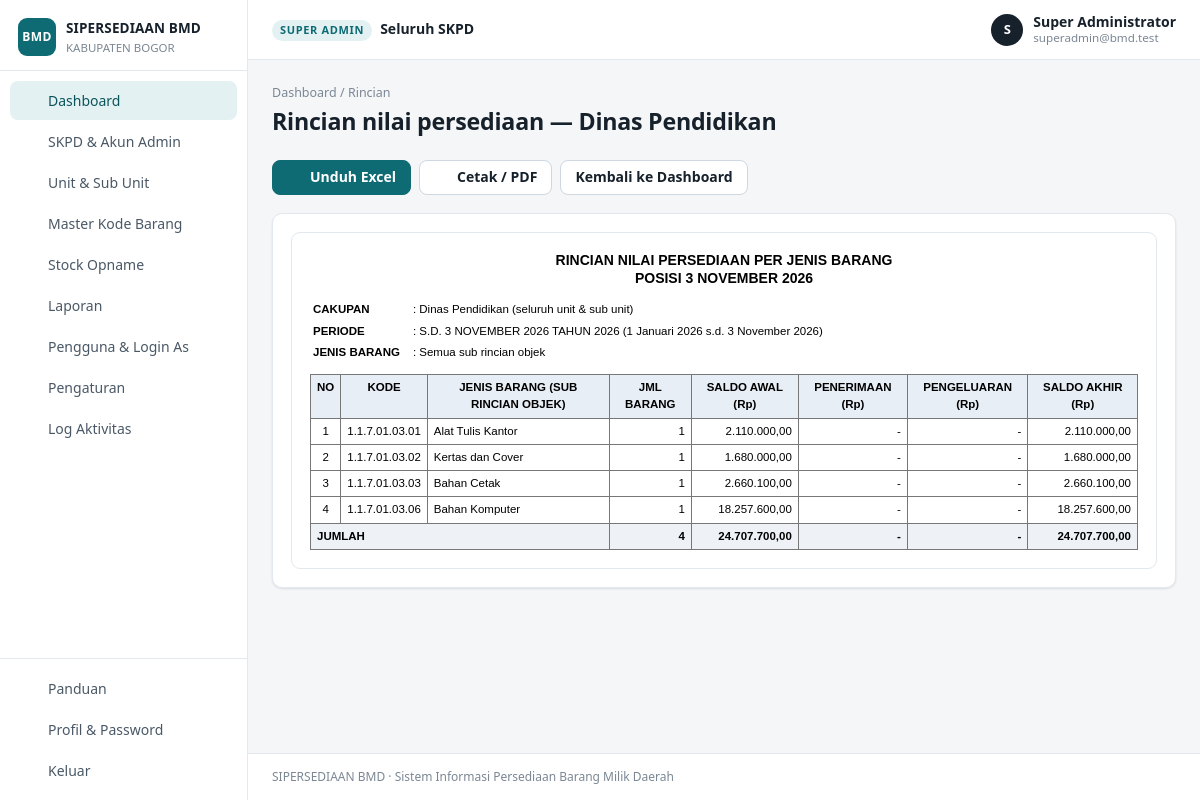
The app's page /index.php?page=rincian&tahun=2026&periode=ytd&skpd=1&tipe=nilai&ent=0 (signed in), older data.
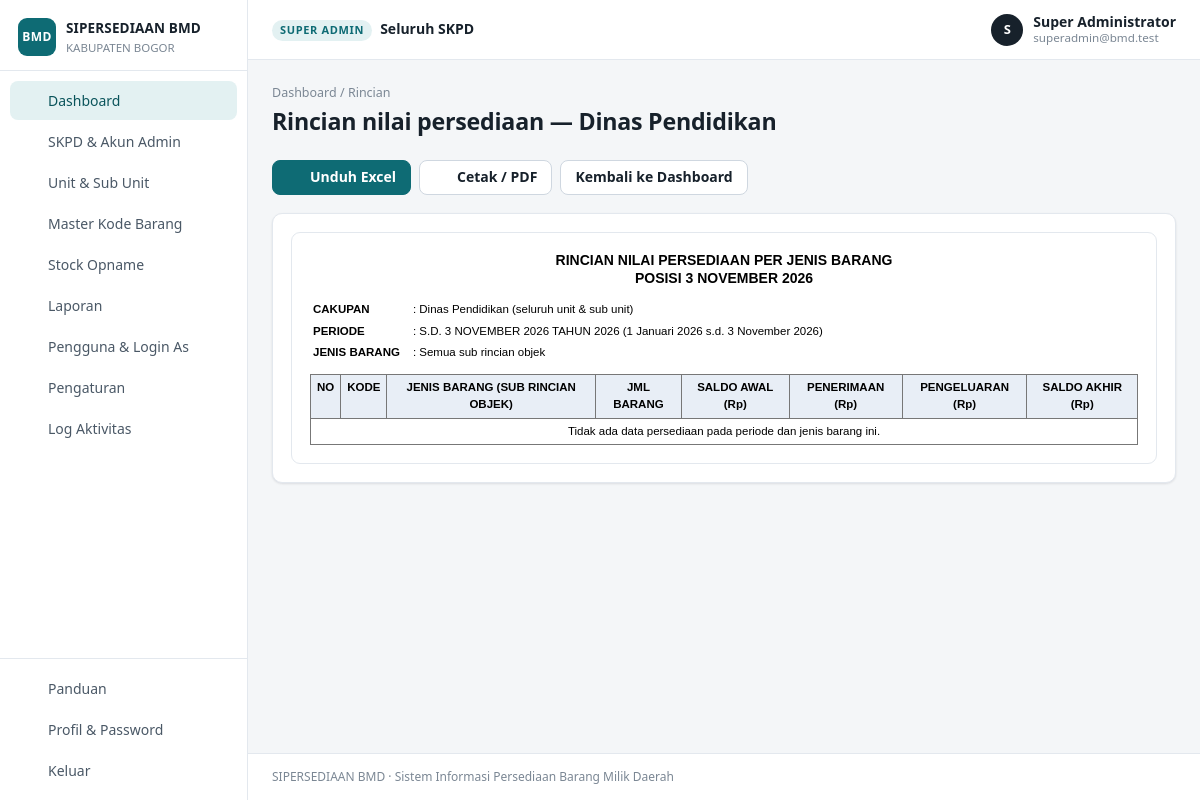
The same page, newer data.
### tables this page shows
CREATE TABLE barang (
  id              INT UNSIGNED NOT NULL AUTO_INCREMENT PRIMARY KEY,
  unit_id         INT UNSIGNED NOT NULL,
  kode_barang_id  INT UNSIGNED NOT NULL,
  nama_barang     VARCHAR(255) NOT NULL,
  satuan          VARCHAR(50)  NOT NULL,
  stok            DECIMAL(15,2) NOT NULL DEFAULT 0,
  nilai           DECIMAL(20,2) NOT NULL DEFAULT 0,
  created_at      DATETIME NOT NULL DEFAULT CURRENT_TIMESTAMP,
  updated_at      DATETIME NULL ON UPDATE CURRENT_TIMESTAMP,
  KEY idx_unit_kode (unit_id, kode_barang_id),
  KEY idx_nama (nama_barang(100)),
  CONSTRAINT fk_barang_unit FOREIGN KEY (unit_id)        REFERENCES unit_kerja(id)  ON DELETE RESTRICT,
  CONSTRAINT fk_barang_kode FOREIGN KEY (kode_barang_id) REFERENCES kode_barang(id) ON DELETE RESTRICT
);

CREATE TABLE kode_barang (
  id         INT UNSIGNED NOT NULL AUTO_INCREMENT PRIMARY KEY,
  parent_id  INT UNSIGNED NULL,
  level      TINYINT UNSIGNED NOT NULL,
  kode       VARCHAR(30)  NOT NULL,
  uraian     VARCHAR(255) NOT NULL,
  is_active  TINYINT(1)   NOT NULL DEFAULT 1,
  UNIQUE KEY uk_kode (kode),
  KEY idx_parent (parent_id),
  KEY idx_level (level),
  CONSTRAINT fk_kode_parent FOREIGN KEY (parent_id) REFERENCES kode_barang(id)
    ON UPDATE CASCADE ON DELETE RESTRICT
);

### core/report_render.php (the view, shortened to what the changed rows need)
<?php
function rc_norm($c)
{
    if (!is_array($c)) $c = ['v' => $c];
    return array_merge(['v' => '', 't' => 's', 'cs' => 1, 'rs' => 1], $c);
}
function report_html(array $m)
{
    $h = '<div class="report">';
    foreach ($m['titles'] as $t) $h .= '<div class="r-title">' . e($t) . '</div>';
    if (!empty($m['meta'])) {
        $h .= '<table class="r-meta">';
        foreach ($m['meta'] as $mm) $h .= '<tr><td style="padding-right:10px"><b>' . e($mm[0]) . '</b></td><td>: ' . e($mm[1]) . '</td></tr>';
        $h .= '</table>';
    } else $h .= '<div style="height:10px"></div>';
    $h .= '<table class="r' . (!empty($m['matrix']) ? ' matrix' : '') . '"><thead>';
    foreach ($m['head'] as $row) {
        $h .= '<tr>';
        foreach ($row as $c) { $c = rc_norm($c); $h .= '<th' . ($c['cs'] > 1 ? ' colspan="' . $c['cs'] . '"' : '') . ($c['rs'] > 1 ? ' rowspan="' . $c['rs'] . '"' : '') . '>' . nl2br(e($c['v'])) . '</th>'; }
        $h .= '</tr>';
    }
    $h .= '</thead><tbody>';
    foreach ($m['body'] as $row) {
        $cls = $row['cls'] ?? '';
        $h .= '<tr' . ($cls ? ' class="' . $cls . '"' : '') . '>';
        foreach ($row['cells'] as $c) {
            $c = rc_norm($c);
            $attr = ($c['cs'] > 1 ? ' colspan="' . $c['cs'] . '"' : '') . ($c['rs'] > 1 ? ' rowspan="' . $c['rs'] . '"' : '');
            if ($c['t'] === 'n') $h .= '<td class="n"' . $attr . '>' . ($c['v'] === '' || $c['v'] === null ? '' : ((float)$c['v'] == 0 ? '-' : rupiah($c['v']))) . '</td>';
            elseif ($c['t'] === 'q') $h .= '<td class="n"' . $attr . '>' . ($c['v'] === '' || $c['v'] === null ? '' : ((float)$c['v'] == 0 ? '-' : angka($c['v']))) . '</td>';
            elseif ($c['t'] === 'c') $h .= '<td class="c"' . $attr . '>' . e($c['v']) . '</td>';
            else $h .= '<td' . $attr . '>' . e($c['v']) . '</td>';
        }
        $h .= '</tr>';
    }
    $h .= '</tbody></table>';
    return $h . '</div>';
}

### views/header.php (shortened to what the changed rows need)
<?php
$u = user();
$curPage = $_GET['page'] ?? 'dashboard';
function icon($n)
{
    return '<svg class="ic" viewBox="0 0 24 24" fill="none" stroke="currentColor" stroke-width="1.8" stroke-linecap="round" stroke-linejoin="round" aria-hidden="true">' . ($p[$n] ?? '') . '</svg>';
}
$menu = [];
$menu[] = ['dashboard', 'Dashboard', 'home'];
if ($u['role'] === 'superadmin') {
    $menu[] = ['skpd', 'SKPD & Akun Admin', 'building'];
    $menu[] = ['unit', 'Unit & Sub Unit', 'tree'];
    $menu[] = ['kode', 'Master Kode Barang', 'code'];
    $menu[] = ['stock_opname', 'Stock Opname', 'lock'];
    $menu[] = ['laporan', 'Laporan', 'report'];
    $menu[] = ['pengguna', 'Pengguna & Login As', 'users'];
    $menu[] = ['pengaturan', 'Pengaturan', 'gear'];
    $menu[] = ['log', 'Log Aktivitas', 'list'];
} elseif ($u['role'] === 'admin_skpd') {
    $menu[] = ['unit', 'Unit & Sub Unit', 'tree'];
    $menu[] = ['stock_opname', 'Stock Opname', 'lock'];
    $menu[] = ['laporan', 'Laporan', 'report'];
}
$activeMap = ['rincian' => 'dashboard', 'skpd_form' => 'skpd', 'unit_form' => 'unit', 'akun' => ($u['role'] === 'superadmin' ? 'skpd' : 'unit'), 'kartu' => 'stok', 'transaksi_detail' => 'transaksi', 'kode_import' => 'kode'];
$active = $activeMap[$curPage] ?? $curPage;
?><!doctype html>
<html lang="id">
<head>
<link rel="stylesheet" href="assets/app.css?v=4">
</head>
<body>
<div class="layout">
  <aside class="sidebar" id="sidebar">
    <nav class="nav">
      <?php foreach ($menu as $m): ?>
        <a href="<?= e(url($m[0])) ?>" class="<?= $active === $m[0] ? 'active' : '' ?>">
          <?= icon($m[2]) ?><span><?= e($m[1]) ?></span>
        </a>
      <?php endforeach; ?>
    </nav>
  </aside>
  <div class="main">
    <main class="content">

### pages/rincian.php (shortened to what the changed rows need)
<?php
$u = user();
$f = dash_filter($u);
$tipe = in_array(input('tipe'), ['barang', 'nilai', 'belum'], true) ? input('tipe') : 'nilai';
$ent = $tipe === 'belum' ? 0 : input_int('ent');
$semua = $tipe === 'belum' && input('semua') ? 1 : 0;
$unitIds = dash_ent_units($f, $ent);
$entNama = dash_ent_nama($f, $ent);
$isSkpd = dash_is_skpd($f);
if ($tipe === 'barang') {
    $judul = 'Rincian jenis barang — ' . $entNama;
    $models = [['sheet' => 'Rincian Barang', 'judul' => '', 'model' => dash_model_barang($f, $ent, $unitIds)]];
} elseif ($tipe === 'nilai') {
    $judul = 'Rincian nilai persediaan — ' . $entNama;
    $models = dash_model_nilai($f, $ent, $unitIds);
} else {
    $judul = ($isSkpd ? 'SKPD' : 'Unit / sub unit') . ' yang belum menginput pembelian / pemakaian' . ($semua ? ' (semua ditampilkan)' : '');
    $models = [['sheet' => 'Belum Input', 'judul' => '', 'model' => dash_model_belum($f, (bool)$semua)]];
}
    ?>
    <?php
include BASE_PATH . '/views/header.php';
?>
<div class="page-head no-print">
  <div>
    <h1><?= e($judul) ?></h1>
  </div>
</div>
<div class="card">
  <div class="card-body">
    <?php foreach ($models as $i => $m): ?>
      <div class="report-scroll"><?= report_html($m['model']) ?></div>
    <?php endforeach; ?>
  </div>
</div>
<?php include BASE_PATH . '/views/footer.php'; ?>

Row changes from the older to the newer data that the page shows:
removed barang: kode_barang.kode "1.1.7.01.03.01"
removed barang: id "2", kode_barang.kode "1.1.7.01.03.02"
removed barang: id "3", kode_barang.kode "1.1.7.01.03.03"
removed barang: id "4", kode_barang.kode "1.1.7.01.03.06"
Text that changed along with them:
list line gone: "1 Alat Tulis Kantor 1 2.110.000,00 - - 2.110.000,00 Kertas dan Cover 1 1.680.000,00 - - 1.680.000,00 Bahan Cetak 1 2.660.100,00 - - 2.660.100,00 Bahan Komputer 1 18.257.600,00 - - 18.257.600,00 JUMLAH 24.707.700,00 - - 24.707.700,00"
new list line: "Tidak ada data persediaan pada periode dan jenis barang ini."
